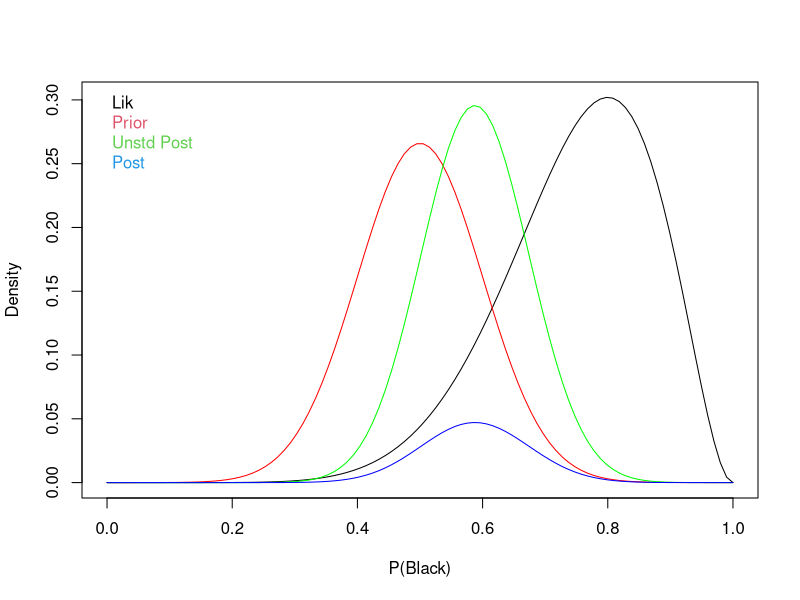
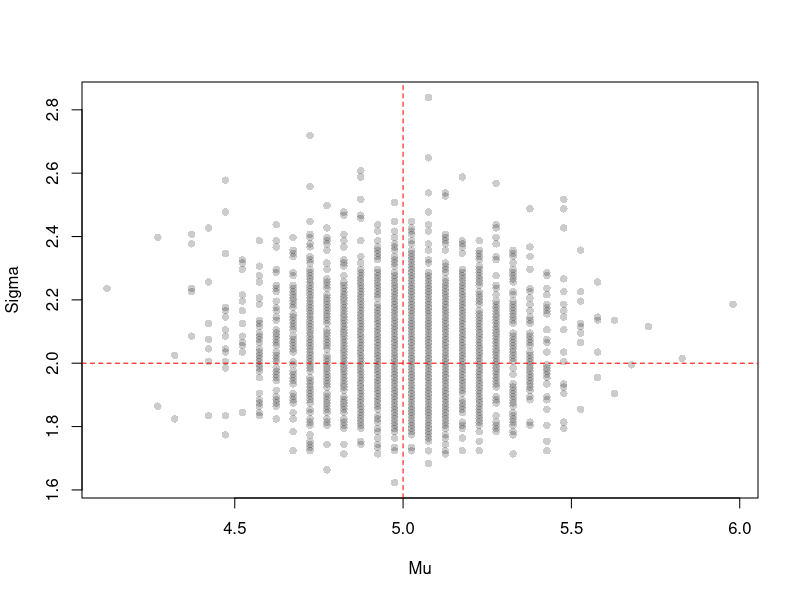

R code for these plots, in order:
# Bayesian models in R ----------------------------------------------------
# https://www.r-bloggers.com/2019/05/bayesian-models-in-r-2/

# Step 1. All possible ways (likelihood distribution)

rangeP <- seq(0, 1, length.out = 100)
plot(rangeP, dbinom(x = 8, prob = rangeP, size = 10),
     type = "l", xlab = "P(Black)", ylab = "Density")

# Step 2. Update your belief (prior distribution)
lines(rangeP, dnorm(x = rangeP, mean = .5, sd = .1) / 15,
      col = "red")

lik <- dbinom(x = 8, prob = rangeP, size = 10)
prior <- dnorm(x = rangeP, mean = .5, sd = .1)
lines(rangeP, lik * prior, col = "green")

# Step 3. Make it sum up to one (standardising the posterior)
unstdPost <- lik * prior
stdPost <- unstdPost / sum(unstdPost)
lines(rangeP, stdPost, col = "blue")
legend("topleft", legend = c("Lik", "Prior", "Unstd Post", "Post"),
       text.col = 1:4, bty = "n")


# Simulation --------------------------------------------------------------
# Take a sample of 100 observations from the distribution Normal(5, 2) .
# Define real pars mu and sigma, sample 100x
trueMu <- 5
trueSig <- 2
set.seed(100)
randomSample <- rnorm(100, trueMu, trueSig)

# Grid approximation, mu %in% [0, 10] and sigma %in% [1, 3]
grid <- expand.grid(mu = seq(0, 10, length.out = 200),
                    sigma = seq(1, 3, length.out = 200))

# Compute likelihood
lik <- sapply(1:nrow(grid), function(x){
  sum(dnorm(x = randomSample, mean = grid$mu[x],
            sd = grid$sigma[x], log = T))
})

# Multiply (sum logs) likelihood and priors
prod <- lik + dnorm(grid$mu, mean = 0, sd = 5, log = T) +
  dexp(grid$sigma, 1, log = T)

# Standardize the lik x prior products to sum up to 1, recover unit
prob <- exp(prod - max(prod))

# Sample from posterior dist of mu and sigma, plot
postSample <- sample(1:nrow(grid), size = 1e3, prob = prob)
plot(grid$mu[postSample], grid$sigma[postSample],
     xlab = "Mu", ylab = "Sigma", pch = 16, col = rgb(0,0,0,.2))
abline(v = trueMu, h = trueSig, col = "red", lty = 2)
